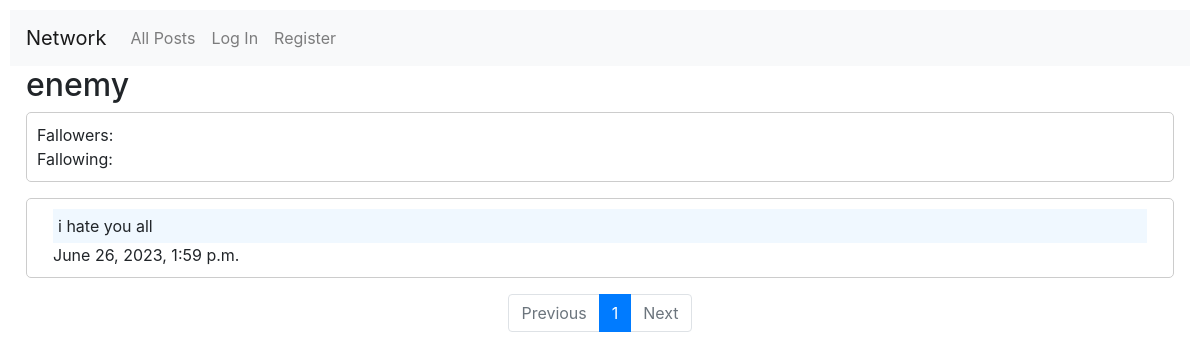
The app's page /profile/enemy, older data.
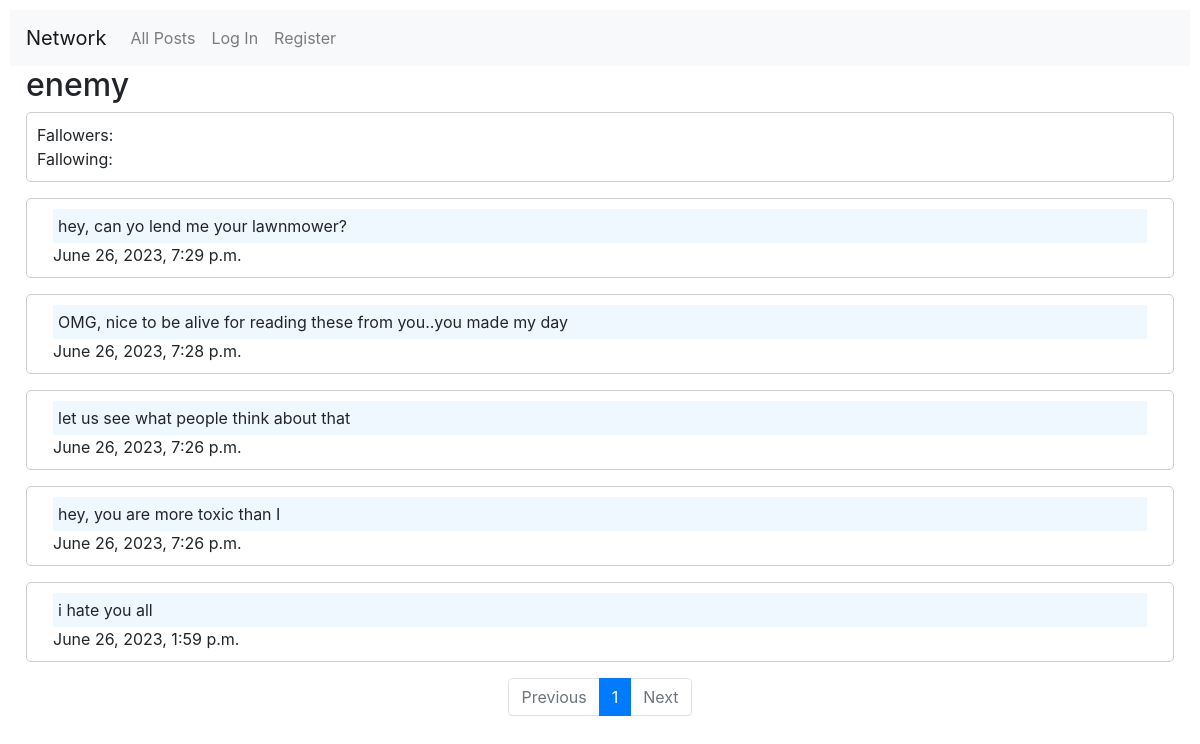
The same page, newer data.
### network/models.py (models this page shows)
class User(AbstractUser):
    pass

class Post(models.Model):
    user = models.ForeignKey(
        User, on_delete=models.CASCADE, default=None, related_name="post"
    )
    created_at = models.DateTimeField(default=timezone.now)
    text = models.TextField(default="")

### network/views.py (the view)
# urls.py: path("profile/<str:username>", views.profile, name="profile"),
def profile(request, username):
    profile_user = User.objects.get(username=username)
    followers = profile_user.followers.count()
    followings = profile_user.following.count()
    posts = Post.objects.filter(user=profile_user).order_by("-created_at")
    paginator = Paginator(posts, 10)
    page_number = request.GET.get("page")
    page_obj = paginator.get_page(page_number)
    return render(
        request,
        "network/profile.html",
        {
            "profile_user": profile_user,
            "followers": followers,
            "followings": followings,
            "page_obj": page_obj,
        },
    )

### network/templates/network/profile.html (shortened to what this page needs)
{% extends "network/layout.html" %}
{% block body %}
<h2 class="ml-3">{{profile_user.username}}</h2>
<div>
    <div class="new-post">
        <p>Fallowers: {{fallowers}}</p>
        <p>Fallowing: {{fallowing}} </p>
    </div>
    {% for post in page_obj%}
    <div class="card-body new-post mt-3">
        <p class="card-text ml-3 mr-3 text">{{post.text}}</p>
        <p class="card-text ml-3">{{post.created_at}}</p>
    </div>
    {% endfor %}
    {% include 'network/pagination.html' %}
</div>
{% endblock %}

### network/templates/network/layout.html (shortened to what this page needs)
{% load static %}
<!DOCTYPE html>
<html lang="en">
<head>
    <link rel="stylesheet" href="https://stackpath.bootstrapcdn.com/bootstrap/4.4.1/css/bootstrap.min.css"
>
    <link href="{% static 'network/styles.css' %}" rel="stylesheet">
</head>
<body>
    <nav class="navbar navbar-expand-lg navbar-light bg-light">
        <a class="navbar-brand" href="#">Network</a>
        <div>
            <ul class="navbar-nav mr-auto">
                <li class="nav-item">
                    <a class="nav-link" href="{% url 'index' %}">All Posts</a>
                </li>
                {% if user.is_authenticated %}
                <li class="nav-item">
                    <a class="nav-link" href="#">Following</a>
                </li>
                <li class="nav-item">
                    <a class="nav-link" href="{% url 'logout' %}">Log Out</a>
                </li>
                {% else %}
                <li class="nav-item">
                    <a class="nav-link" href="{% url 'login' %}">Log In</a>
                </li>
                <li class="nav-item">
                    <a class="nav-link" href="{% url 'register' %}">Register</a>
                </li>
                {% endif %}
            </ul>
        </div>
    </nav>
    <div class="body">
        {% block body %}
        {% endblock %}
    </div>
</body>
</html>

### network/templates/network/pagination.html
<nav aria-label="Page navigation">
    <ul class="pagination justify-content-center mt-3">
        {% if page_obj.has_previous %}
        <li class="page-item"><a class="page-link" href="?page={{ page_obj.previous_page_number }}">Previous</a>
        </li>
        {% else %}
        <li class="page-item disabled"><a class="page-link" href="#">Previous</a></li>
        {% endif %}
        {% for i in page_obj.paginator.page_range %}
        {% if page_obj.number == i %}
        <li class="page-item active"><a class="page-link" href="#">{{ i }}</a></li>
        {% else %}
        <li class="page-item"><a class="page-link" href="?page={{ i }}">{{ i }}</a></li>
        {% endif %}
        {% endfor %}
        {% if page_obj.has_next %}
        <li class="page-item"><a class="page-link" href="?page={{ page_obj.next_page_number }}">Next</a></li>
        {% else %}
        <li class="page-item disabled"><a class="page-link" href="#">Next</a></li>
        {% endif %}
    </ul>
</nav>

### network/static/network/styles.css (style rules this page uses)
:root { --blue-main-color: #007bff; }
body { padding: 10px; }
.new-post { border: 1px solid #ccc; padding: 10px; margin: 0 1rem; border-radius: 5px; }
p { margin-bottom: 0; }
.card-text.text { background-color: aliceblue; padding: 5px 5px; }

Row changes from the older to the newer data that the page shows:
added Post: text "hey, can yo lend me your lawnmower?", created_at "June 26, 2023, 7:29 p.m."
added Post: text "OMG, nice to be alive for reading these from you..you made my day", created_at "June 26, 2023, 7:28 p.m."
added Post: text "let us see what people think about that", created_at "June 26, 2023, 7:26 p.m."
added Post: text "hey, you are more toxic than I", created_at "June 26, 2023, 7:26 p.m."
